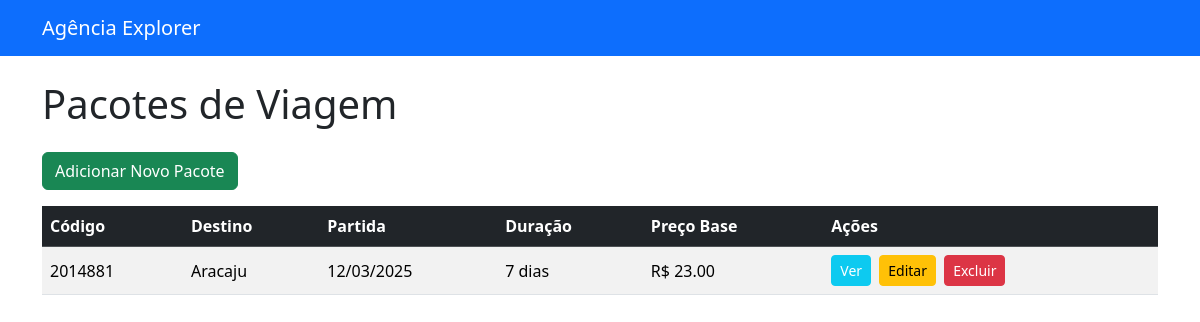
The page / on the database its author committed.
### agencia/models.py (models this page shows, shortened)
class Viagem(models.Model):
    titulo = models.CharField(max_length=150, verbose_name="Título da Viagem")
    destino = models.CharField(max_length=100)
    data_partida = models.DateField(verbose_name="Data de Partida")
    data_retorno = models.DateField(verbose_name="Data de Retorno")
    duracao_dias = models.IntegerField(verbose_name="Duração (dias)")
    preco_base = models.DecimalField(max_digits=10, decimal_places=2, verbose_name="Preço Base (R$)")
    vagas_disponiveis = models.PositiveIntegerField(default=10, verbose_name="Vagas Disponíveis")
    tipo_transporte = models.CharField(
        max_length=50,
        choices=[('AEREO', 'Aéreo'), ('TERRESTRE', 'Terrestre'), ('MARITIMO', 'Marítimo')],
        verbose_name="Tipo de Transporte"
    )
    hospedagem_inclusa = models.BooleanField(default=True, verbose_name="Hospedagem Inclusa")
    codigo_pacote = models.CharField(max_length=20, unique=True, verbose_name="Código do Pacote")
    descricao_detalhada = models.TextField(verbose_name="Descrição Completa")

### agencia/views.py (the view)
# urls.py: path('', ViagemListView.as_view(), name='viagem_lista'),
class ViagemListView(ListView):
    model = Viagem
    context_object_name = 'viagens' # Nome da variável no template
    template_name = 'agencia/viagem_list.html'

### agencia/templates/agencia/viagem_list.html (shortened to what this page needs)
{% extends 'base.html' %}
{% block content %}
<h1 class="mb-4">Pacotes de Viagem</h1>
<a href="{% url 'viagem_nova' %}" class="btn btn-success mb-3">
     Adicionar Novo Pacote
</a>
{% if viagens %}
<div class="table-responsive">
    <table class="table table-striped table-hover align-middle">
        <thead class="table-dark">
            <tr>
                <th>Código</th>
                <th>Destino</th>
                <th>Partida</th>
                <th>Duração</th>
                <th>Preço Base</th>
                <th>Ações</th>
            </tr>
        </thead>
        <tbody>
            {% for viagem in viagens %}
            <tr>
                <td>{{ viagem.codigo_pacote }}</td>
                <td>{{ viagem.destino }}</td>
                <td>{{ viagem.data_partida|date:"d/m/Y" }}</td>
                <td>{{ viagem.duracao_dias }} dias</td>
                <td>R$ {{ viagem.preco_base|floatformat:2 }}</td>
                <td>
                    <a href="{% url 'viagem_detalhe' viagem.pk %}" class="btn btn-sm btn-info text-white me-1">Ver</a>
                    <a href="{% url 'viagem_editar' viagem.pk %}" class="btn btn-sm btn-warning me-1">Editar</a>
                    <a href="{% url 'viagem_excluir' viagem.pk %}" class="btn btn-sm btn-danger">Excluir</a>
                </td>
            </tr>
            {% endfor %}
        </tbody>
    </table>
</div>
{% else %}
<div class="alert alert-info" role="alert">
    Nenhuma viagem cadastrada. Clique no botão acima para adicionar um novo pacote!
</div>
{% endif %}
{% endblock %}

### rows shown on the page
Viagem: codigo_pacote "2014881", destino "Aracaju", data_partida "12/03/2025", duracao_dias "7", preco_base "23.00"
